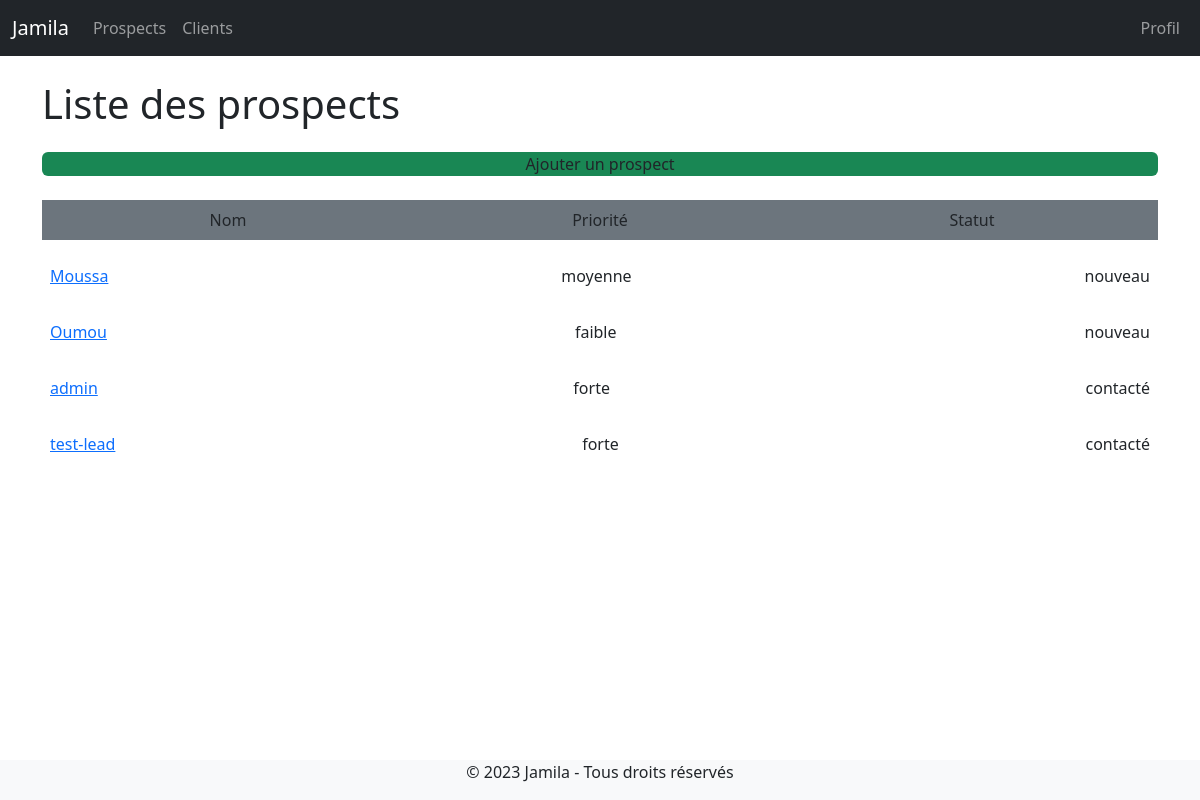
Page /leads/ (signed in) on the earlier database version.
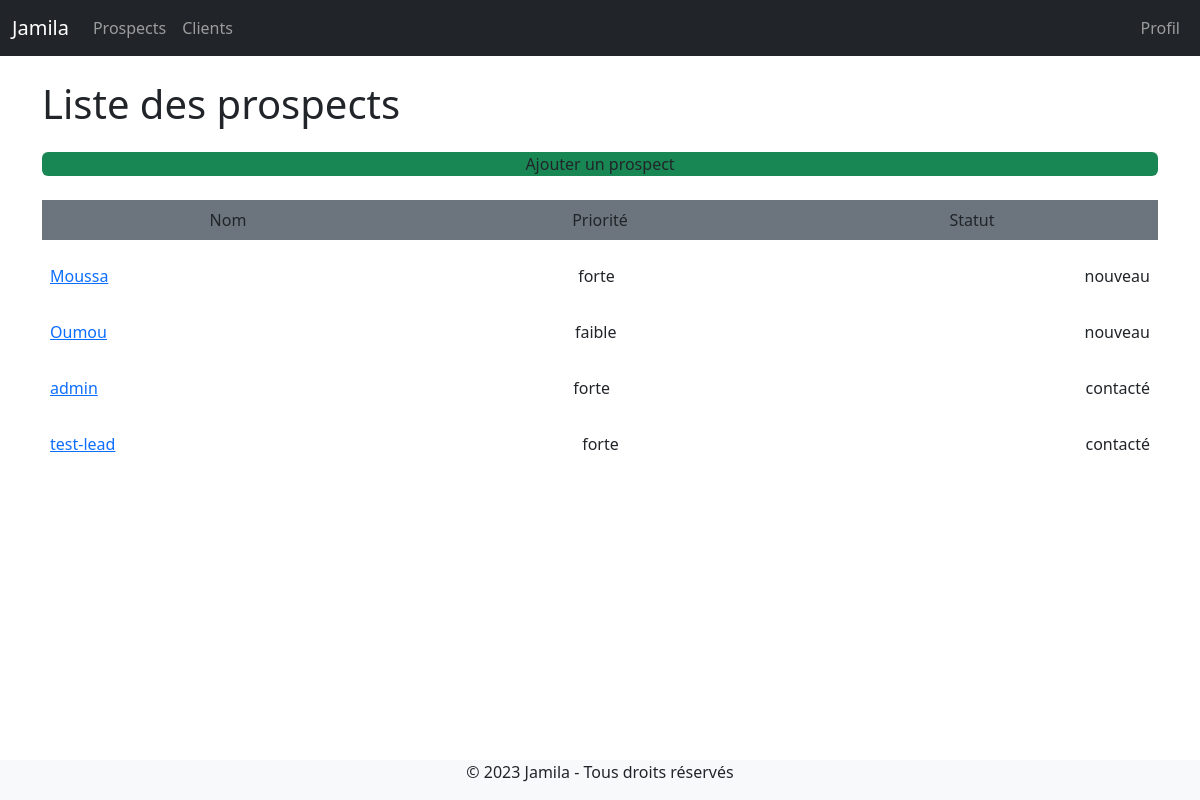
Same page on the later database version.
### leads/models.py (models this page shows, shortened)
class Lead(models.Model):
    LOW = "faible"
    MEDIUM = "moyenne"
    HIGH = "forte"
    CHOICES_PRIORITY = (
        (LOW, "faible"),
        (MEDIUM, "moyenne"),
        (HIGH, "forte"),
    )
    NEW = 'nouveau'
    CONTACTED = 'contacté'
    WON = 'gagné'
    LOST = 'perdu'
    CHOICES_STATUS = (
        (NEW, 'nouveau'),
        (CONTACTED, 'contacté'),
        (WON, 'gagné'),
        (LOST, 'perdu'),
    )
    team = models.ForeignKey(Team, related_name='leads', on_delete=models.CASCADE)
    name = models.CharField(max_length=255)
    email = models.EmailField()
    description = models.TextField(blank=True, null=True)
    priority = models.CharField(max_length=10, choices=CHOICES_PRIORITY, default=MEDIUM)
    status = models.CharField(max_length=10, choices=CHOICES_STATUS, default=NEW)
    converted_to_client=models.BooleanField(default=False)
    created_by = models.ForeignKey(User, related_name='leads', on_delete=models.CASCADE)
    created_at = models.DateTimeField(auto_now_add=True)
    modified_at = models.DateTimeField(auto_now=True)
    class Meta:
        ordering= ('name',)

### leads/views.py (the view)
# urls.py: path("", views.leads_list, name="leads_list"),
@login_required
def leads_list(request):
    leads= Lead.objects.filter(created_by=request.user, converted_to_client=False)
    return render(request, 'leads_list.html', {'leads':leads})

### leads/templates/leads_list.html
{% extends 'base.html' %}
{% block content %}
    <div class="py-6 px-6">
        <h1 class="text-xl">Liste des prospects</h1>
        <a class="nav-link bg-success w-100 rounded text-center fs-6 mt-4" href="{% url 'leads:add_lead' %}">
            <span>Ajouter un prospect</span>
        </a>
        {% if leads %}
            <div class="d-flex justify-content-between mt-4">
                <p class="py-2 px-2 bg-secondary text-center fs-6 font-semibold w-100">Nom</p>
                <p class="py-2 px-2 bg-secondary  text-center fs-6 font-semibold w-100">Priorité</p>
                <p class="py-2 px-2 bg-secondary   text-center fs-6 font-semibold w-100">Statut</p>
            </div>
         {% for lead in leads %}
            <div class="d-flex justify-content-between {% cycle 'bg-gray-100' 'bg-white' %}">
                <p class="py-2 px-2 w-full"><a href="{% url 'leads:leads_detail' lead.id %}">{{ lead.name }}</a></p>
                <p class="py-2 px-2 w-full">{{ lead.get_priority_display }}</p>
                <p class="py-2 px-2 w-full">{{ lead.get_status_display }}</p>
            </div>
        {% endfor %}
        {% else %}
        <p class="mt-4"> Il n y a pas de prospects dans la base de données ...</p>
        {% endif%}
    </div>
{% endblock %}

Differences in the rows shown:
changed Lead "Moussa": priority "moyenne" → "forte"
